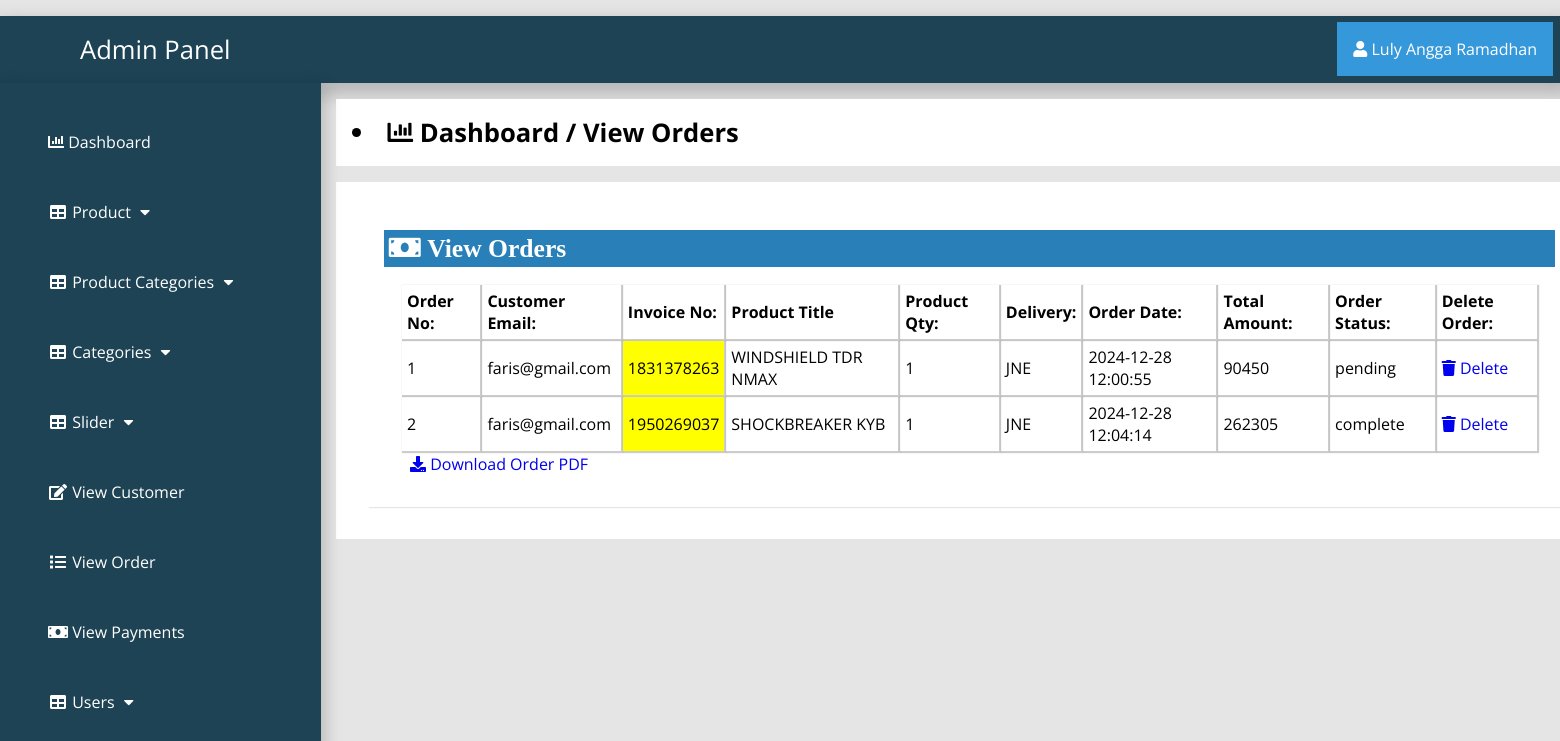
The app's page /admin_area/index.php?view_order (signed in) with its own data.
### tables this page shows
CREATE TABLE `customer_order` (
  `order_id` int(10) NOT NULL,
  `customer_id` int(10) NOT NULL,
  `product_id` int(100) NOT NULL,
  `due_amount` int(100) NOT NULL,
  `invoice_no` int(100) NOT NULL,
  `qty` int(10) NOT NULL,
  `size` text NOT NULL,
  `order_date` timestamp NOT NULL DEFAULT current_timestamp() ON UPDATE current_timestamp(),
  `order_status` text NOT NULL
);

CREATE TABLE `customers` (
  `customer_id` int(100) NOT NULL,
  `customer_name` varchar(255) NOT NULL,
  `customer_email` varchar(255) NOT NULL,
  `customer_pass` varchar(255) NOT NULL,
  `customer_country` text NOT NULL,
  `customer_city` text NOT NULL,
  `customer_contact` varchar(255) NOT NULL,
  `customer_address` text NOT NULL,
  `customer_image` text NOT NULL,
  `customer_ip` varchar(255) NOT NULL
);

CREATE TABLE `products` (
  `product_id` int(10) NOT NULL,
  `p_cat_id` int(10) NOT NULL,
  `cat_id` int(10) NOT NULL,
  `date` timestamp NOT NULL DEFAULT current_timestamp() ON UPDATE current_timestamp(),
  `product_title` text NOT NULL,
  `product_img1` text NOT NULL,
  `product_img2` text NOT NULL,
  `product_img3` text NOT NULL,
  `product_price` int(10) NOT NULL,
  `product_desc` text NOT NULL,
  `product_keyword` text NOT NULL,
  `stok` int(11) DEFAULT 0
);

### admin_area/view_order.php (the view)
<?php
if (!isset($_SESSION['admin_email'])){
  echo "<script>window.open('login.php','_self')</script>";
  }else{
?>
<div class="row">
	<div class="col-lg-12">
		<div class="breadcrump">
			<li class="active">
				<i class="fa fa-bar-chart"></i>
				Dashboard / View Orders
			</li>
		</div>
	</div>
</div>
<div class="row">
	<div class="col-lg-12">
		<div class="panel panel-default">
			<div class="panel-heading">
				<h3 class="panel-title">
					<i class="fa fa-money fa-fw"> View Orders </i>
				</h3>
			</div>
			<div class="panel-body">
				<div class="table-responsive">
					<table class="table table-bordered table-hover table-striped">
						<thead>
							<tr>
								<th> Order No: </th>
								<th>Customer Email: </th>
								<th>Invoice No: </th>
								<th>Product Title</th>
								<th> Product Qty: </th>
								<th> Delivery: </th>
								<th> Order Date: </th>
								<th> Total Amount: </th>
								<th> Order Status: </th>
								<th> Delete Order: </th>
							</tr>
						</thead>
						<tbody>
							<?php
							$i=0;
							$get_orders="select * from customer_order";
                            $run_orders=mysqli_query($con,$get_orders);
                            while ($row_orders=mysqli_fetch_array($run_orders)) {
                            	$order_id=$row_orders['order_id'];
                            	$c_id=$row_orders['customer_id'];
                            	$invoice_no=$row_orders['invoice_no'];
                            	$product_id=$row_orders['product_id'];
                            	$qty=$row_orders['qty'];
                            	$size=$row_orders['size'];
                            	$order_date=$row_orders['order_date'];
                            	$due_amount=$row_orders['due_amount'];
                            	$order_status=$row_orders['order_status'];
                            	$get_products="select * from products where product_id='$product_id'";
                            	$run_products=mysqli_query($con,$get_products);
                            	$row_products=mysqli_fetch_array($run_products);
                            	$product_title=$row_products['product_title'];
                            	$i++;
                            	 ?>
							<tr>
								<td><?php echo $i; ?></td>
								<td>
									<?php
                                       $get_customer="select * from customers where customer_id='$c_id'";
                                       $run_customer=mysqli_query($con,$get_customer);
                                       $row_customer=mysqli_fetch_array($run_customer);
                                       $customer_email=$row_customer['customer_email'];
                                       echo $customer_email;
									  ?>
								</td>
								<td bgcolor="yellow"><?php echo $invoice_no; ?></td>
								<td><?php echo $product_title; ?></td>
                                <td><?php echo $qty; ?></td>
								<td><?php echo $size; ?></td>
								<td><?php echo $order_date; ?></td>
								<td><?php echo $due_amount; ?></td>
								<td>
									<?php
                                        if ($order_status=='unpaid') {
                                        	echo $order_status='pending';
                                        }else{
                                        	echo $order_status='complete';
                                        }
									 ?>
								</td>
								<td>
									<a href="index.php?order_delete=<?php echo $order_id;  ?>">
										<i class="fa fa-trash"></i> Delete
									</a>
								</td>
							</tr>
						<?php } ?>
						</tbody>
					</table>
					<div class="col-lg-12" style="text-align: left; margin-left: 10px;">
    <a href="generate_pdf.php?generate_pdf=true" class="btn btn-success">
        <i class="fa fa-download"></i> Download Order PDF
    </a>
</div>
				</div>
			</div>
		</div>
	</div>
</div>
<?php } ?>

### admin_area/includes/sidebar.php (shortened to what this page needs)
<?php
if (!isset($_SESSION['admin_email'])){
  echo "<script>window.open('login.php','_self')</script>";
  }else{
?>
<nav class="navbar navbar-inverse navbar-fixed-top" style="width:1569px" >
	<div class="navbar-header">
		<a href="index.php?dashboard" class="navbar-brand"><span>Admin Panel</span></a>
	</div>
		<div class="dropdown">
		 <button onclick="myFunction()" class="dropbtn"><i class="fa fa-user"></i> <?php echo $admin_name; ?></a></button>
		</div>
	<div class="collapse navbar-collapse navbar-ex1-collapse">
	<ul class="nav navbar-nav side-nav">
  <li>
    <a href="index.php?dashboard"><i class="fa fa-bar-chart"></i> Dashboard</a>
  </li>
  <li class="button-dropdown" id="#products">
    <a href="#" class="dropdown-toggle" data-toggle="collapse" data-target="#products"><i class="fa fa-fw fa-table"></i> Product <i class="fa fa-fw fa-caret-down"></i></a>
  </li>
  <li class="button-dropdown" id="#products_cat">
    <a href="#" class="dropdown-toggle" data-toggle="collapse" data-target="#products_cat"><i class="fa fa-fw fa-table"></i> Product Categories <i class="fa fa-fw fa-caret-down"></i></a>
  </li>
  <li class="button-dropdown" id="#category">
    <a href="#" class="dropdown-toggle" data-toggle="collapse" data-target="#category"><i class="fa fa-fw fa-table"></i> Categories <i class="fa fa-fw fa-caret-down"></i></a>
  </li>
  <li class="button-dropdown">
    <a href="#" class="dropdown-toggle" data-toggle="collapse" data-target="#slider"><i class="fa fa-fw fa-table"></i>  Slider <i class="fa fa-fw fa-caret-down"></i></a>
  </li>
  <li>
  	<a href="index.php?view_customer">
  		<i class="fa fa-fw fa-edit"></i> View Customer
  	</a>
  </li>
  <li>
  	<a href="index.php?view_order">
  		<i class="fa fa-fw fa-list"></i> View Order
  	</a>
  </li>
  <li>
  	<a href="index.php?view_payments">
  		<i class="fa fa-fw fa-money"></i> View Payments
  	</a>
  </li>
  <li class="button-dropdown">
    <a href="#" class="dropdown-toggle" data-toggle="collapse" data-target="#users"><i class="fa fa-fw fa-table"></i>  Users <i class="fa fa-fw fa-caret-down"></i></a>
  </li>
</ul>
</div>
</nav>
<?php } ?>

### admin_area/css/style.css (style rules this page uses)
:root { --blue: #2980b9; }
* { font-family: 'Open Sans', sans-serif; margin: 0; padding: 0; box-sizing: border-box; text-decoration: none; transition: all 0.2s cubic-bezier(0.37, 1.14, 0.26, 1.24); }
html { background-color: rgba(0, 0, 0, 0.1); }
body { margin: 0; padding: 0; }
.navbar-fixed-top { background: #1d4354; padding: 1rem; margin-top: 1rem; box-shadow: 0px 8px 16px 4px rgba(0, 0, 0, 0.2); }
.navbar-fixed-top a span { margin-left: 4rem; }
.navbar-fixed-top .navbar-brand { font-size: 1.6rem; color: #ffffff; }
.dropbtn { background-color: #3498DB; color: white; padding: 16px; font-size: 16px; border: none; cursor: pointer; }
.dropdown { position: relative; display: inline-block; float: right; margin-top: -2.8rem; }
.nav { position: absolute; top: 51px; margin-top: 32px; width: auto; height: 110%; background-color: #1d4354; bottom: 0; overflow: hidden; padding-bottom: 40px; box-shadow: 0px 8px 16px 4px rgba(0, 0, 0, 0.2); margin-left: -1rem; }
.nav > li > a { width: 225px; display: block; color: #ffffff; margin: 3rem; }
.row { width: 81.2%; background-color: #ffffff; margin: auto; margin-left: 21rem; margin-top: 1rem; padding: 1rem; }
.panel { text-align: left; box-shadow: 1px 1px 1px 0px rgba(0.1, 0.1, 0.1, 0.1); margin: 1rem; background-color: #ffffff; padding: 1rem; }
.panel-heading .panel-title { background-color: #2980b9; color: #ffffff; padding: 0.3rem; }
.table-responsive .table-striped th, .table-responsive .table-striped tbody td { padding: 5px; box-shadow: 1px 1px 1px 1px rgba(0.1, 0.1, 0.1, 0.2); }
.breadcrump .active { font-weight: bold; font-size: 1.6rem; }
.row .fa-money { font-size: 1.6rem; width: 50%; text-align: left; }
.panel-body { display: flex; align-items: center; justify-content: left; padding: 1rem; flex-wrap: wrap; }

### records on screen
customer_order: customer.customer_email "faris@gmail.com", invoice_no "1831378263", product.product_title "WINDSHIELD TDR NMAX", qty "1", size "JNE", order_date "2024-12-28 12:00:55", due_amount "90450"
customer_order: customer.customer_email "faris@gmail.com", invoice_no "1950269037", product.product_title "SHOCKBREAKER KYB", qty "1", size "JNE", order_date "2024-12-28 12:04:14", due_amount "262305"

### other values on screen
$admin_name "Luly Angga Ramadhan"
